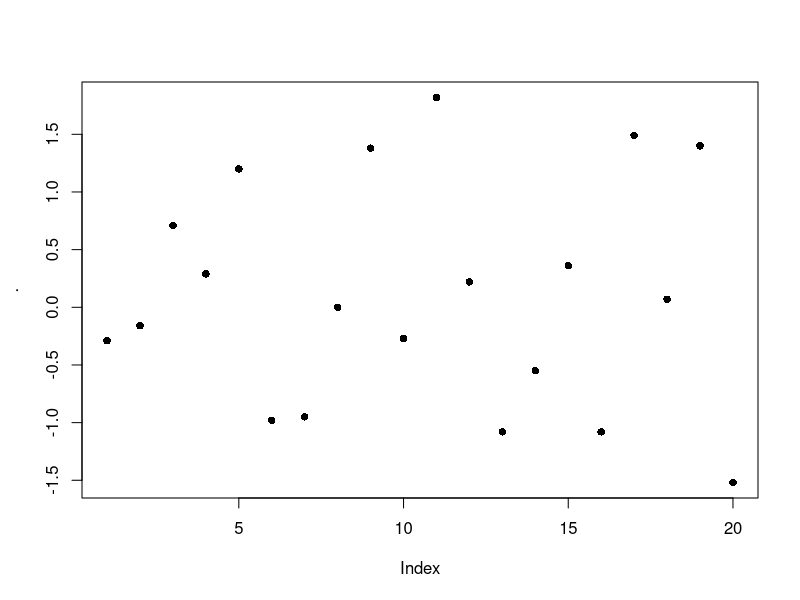
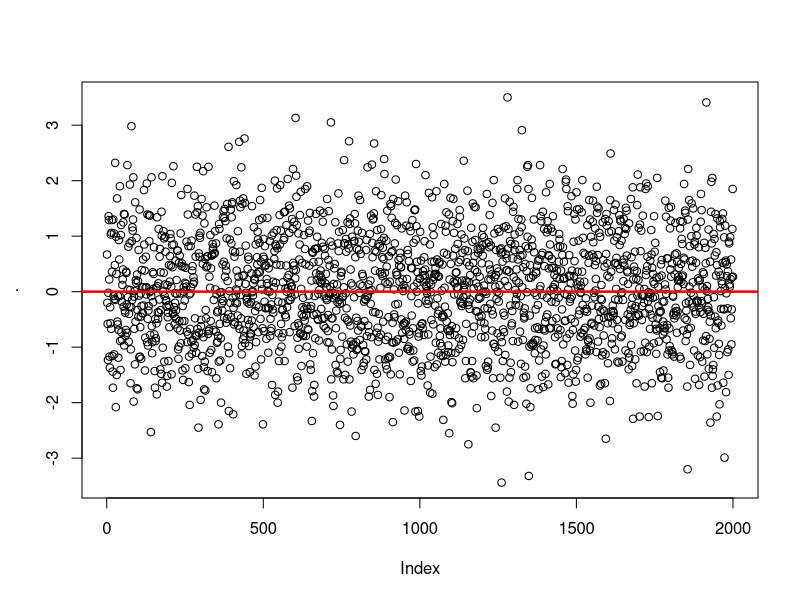

Reproduce these figures in R, in order. (Note: this script raises an error after producing the figures.)
# __________________________________________________________________
# R VOCABULARY 
# __________________________________________________________________

library("dplyr")
library("reshape2")
library("lazyeval")
library("ggplot2")
library("labeling")
library("lubridate")


# help(package="base")
# rm(list=ls())

# TODO: -------
# duplicated, charmatch, aggregate, do.call
# use regular expressions to break filenames into type of file        


# flatten a list: 
(l <- list(item1=4, item2=2, item3=c(100, 200)))  # surrounding with () calls print 
(unlist(l))
(unname(unlist(l)))  # returns numeric vector; also try: unlist(l) %>% unname  


# flattening a list of dates does weird stuff: 
datelist = as.list(c(ymd("2017-01-01"), ymd("2017-01-01")))
unlist(datelist)  # not good 
do.call("c", datelist)  # this is good 


# rep and seq: --------------------
rep(letters[1:3], times=2)  # same as rep(letters[1:3], 2)
rep(letters[1:3], each=2)
rep(letters[1:3], times=2, each=2)
rep(letters[1:3], times=2, each=2, length.out=2)
rep_len(letters[1:3], length.out=40)  # could be useful if you don't know the length of a vector, but you want to keep recycling it until total length reaches a target value. 
rep(letters[1:3], times=(1:3))
rep(letters[1:3], c(1,5,12))

seq(1,26)
seq(1,26,by=3)
seq(1,26, length.out=4)  # generates a sequence of length.out=4 equally spaced values from 1 to 16. (length.out is usually abbreviated to length or len, and seq_len is much faster.)
seq(along.with=month.abb)  # can abbreviate as e.g. seq(month.abb) or seq(letters); verbose alternative: seq(1, length(month.abb))
seq(along.with=rnorm(20))# generates sequence 1,2,3... ending with length(month.abb)
seq(c("apple", "orange", "banana"))

x<-round(rnorm(20), 2); names(x) <- seq(rnorm(20)); x %>% plot(pch=16) 
x<-round(rnorm(2000), 2); names(x) <- seq(rnorm(2000)); x %>% 
  plot(pch=1) %>% abline(h=0, lwd=2.5, col="red")


any(c(rep(FALSE, 9), TRUE))  # any TRUEs in the vector? 
any(c(2<1, 4>5, 6==7))

x <- c(4,3, NA, 1,1,23)
any(is.na(x))  # is.na(x) returns a logical of same length as x 



x<- rnorm(10)
range(x)
all(x < 2)  # x<2 returns a logical vector of same length as x; all(x<2) returns TRUE only if all values are TRUE 
all(x < 2, x > (-2))
all(1<2, 2==2, 3>2)
all(c(TRUE, TRUE, TRUE, FALSE))


4 %in% c(1,1,4,1)  # TRUE 
"s" %in% letters  # TRUE
1:4 %in% 1:10  # returns vector of same length as vector on left side of %in%
c(1:4, 12) %in% 1:10
c("g", 7) %in% letters 


match("s", letters)
match(c("a", "s", "f"), letters)
x <- c(4,3, NA, 1,1,23, NA)
match(NA, x)  # Note that match() only returns first match 


which(c(rep(FALSE, 5), TRUE, rep(FALSE, 4), TRUE))  # Takes a logical vector, returns numeric pointing to positions of TRUE values 
which(c(4==5, 2==3))
which(c(4==5, 2==3, 3==3, 4<5, 9>4))


x <- rep(1.0,10); y <- rep(0.99999999999, 10)
all.equal(target=x, current=y, tolerance = 10^-10)
all.equal(target=x, current=y, tolerance = 10^-20)


identical(2, 2.0)  # TRUE 

set.seed(1)
x <- rnorm(10)
set.seed(1)
y <- rnorm(10)
identical(x,y) # TRUE 


stopifnot(c(TRUE, TRUE))
stopifnot(c(FALSE, TRUE))  # returns an error if not all TRUE 
stopifnot(c(2<3, 4>5))


x <- airquality[, -1] # x is a regression design matrix
y <- airquality[,  1] # y is the corresponding response
stopifnot(complete.cases(y) != is.na(y))  # complete.cases returns a logical 
ok <- complete.cases(x, y)  # returns logical of same length as num rows of x and y
sum(!ok) # how many are not "ok" ? NOTE that "!" on a logical gives its inverse: !c(TRUE, FALSE) = c(FALSE, TRUE)
x <- x[ok,]
y <- y[ok]


# subsetting: -----
# 3 ways of subsetting a df for first column:
airquality[1]  # returns data frame (which is a type of list; subsetting list with [] always gives list)
airquality[[1]]  # returns the *contents* of element 1 in the df - integer atomic vector. [[]] can only return 1 thing 
airquality$Ozone  # returns integer atomic vector. Note that $ is shorthand, where x$y = x[["y", exact=FALSE ]]



cumsum(1:10)  # pseudocode: for i in 1:10, result[1] = i, result[2]=i+result[1]
cumprod(1:10)
cummin(1:10)  # along the entire length of input vector, 1 is min 
cummax(10:1)


# row and column sums, means: ---------------
x <- data.frame(x=rnorm(10)*10, y=rnorm(10)) %>% print 
colSums(x)
rowSums(x) %>% data.frame()

apply(x, 1, mean)  # means of rows 
apply(x, 2, mean)  # means of columns 


# first differencing: -----------
diff(1:10, lag = 1, differences = 1)  # diff gives differecnes between successive elements in a vector 
diff(seq(1,50, by=5), lag=1, differences=1)
(diffs1 <-diff(c(1,5,2,2,10,.5,-1,3,-4,30), lag = 1, differences = 1))
length(diffs1)

# second differencing: 
(diffs2 <-diff(c(1,5,2,2,10,.5,-1,3,-4,30), lag = 1, differences = 2))  
diffs2 == diff(diffs1, lag = 1, differences = 1)  #  setting arg differences > 1 means you recursively apply diff a specified number of times 
length(diffs2)  # note that this has one less element than diffs1

# differencing at lags (i.e. not immediately successive elements)
(diffs3 <-diff(c(1,5,2,2,10,.5,-1,3,-4,30), lag = 2, differences = 1))  
length(diffs3)


# cut a range to get a factor: -------------------
x <- 1:100 
cut(x, breaks=seq(0,100,5), labels= paste("Level", 1:20))  # divide range of x into levels of a factor; 
# note that length of labels is 1 less than length of breaks
# also, first value of breaks is lower than min value of x 
table(cut(x, breaks=seq(0,100,5), labels= paste("Level", 1:20)))



# reorder factor levels using values in another column -------------
# first create data: 
df <- data.frame(area=letters[1:10], 
                 total=c(10,2,1,rnorm(6),20)); df

# graph looks ugly: 
ggplot(df, aes(x=area, y=total)) + geom_bar(stat="identity")

# find order of factor levels that you want: 
order(df$total)  # this gives ascending order; for descending, rev(order(df$total))

# reset factor levels: 
df <- df %>% mutate(area=factor(area, 
                          levels=area[order(df$total)])); df

str(df)  # factor levels reset

# graph again: 
ggplot(df, aes(x=area, y=total)) + geom_bar(stat="identity")  # SUCCESS!


# if there is an obvious way to order your factor levels (e.g. alphabetical), 
# you can try using ordered(): 
# create a factor with default ordering: 
ordered(rep(1:12, length=24))
ordered(c("blue", "green", "yellow"))
ordered(paste0("level_", 1:30))  # doesn't work well 

# let's try again: 
two.digits.numbers <- 
      sapply(1:30, function(x){
            x.char <- as.character(x)
            if (nchar(x.char) < 2){
                  x <- paste0("0", x)
            } else {
                  x <- x.char
            }
            return(x)
      }
      )

ordered(paste0("level_", two.digits.numbers))  # works! 

#**************************************************





#**************************************************
pmin(1:4, 0:3)  # gives "parallel" min - min of each pair of elements, where one element is from vector1, the other from v2. 

x <- sort(rnorm(100));  cH <- 1.35
quantile(x, probs = seq(0, 1, 0.25), na.rm = FALSE, names = TRUE)
# quantiles are cutpoints dividing the range of a probability distribution into contiguous intervals with equal probabilities. 
# quartiles are the three cut points that will divide a dataset into four equal-size groups
pmin(cH, quantile(x)) # no names
pmin(quantile(x), cH) # has names
plot(x=x, y=pmin(cH, pmax(-cH, x)), type = "b", main =  "Huber's function")



# & and && --------
x <- 1 
y <- 1

if (x==1 & y==1){print("yes")} else {print("no")}
if (x==1 && y==1){print("yes")} else {print("no")}
# when x and y are single element vectors, doesn't make a difference 

x <- c(1,1) 
y <- c(1,0)

if (x==1 & y==1){print("yes")} else {print("no")}
# "single &" returns warning: only first element used. Compare with: 
x==1 & y==1  # no warning, but this output can't be used in an if()
               # condition easily 

if (x==1 && y==1){print("yes")} else {print("no")}
# && evaluates left to right examining only the first element of each vector
# Hence, && is preferred in if conditions 

# compare: 
x==1 && y==1
x[2]==1 && y==1  # comparing second element of x (which is first element
                 # of x[2]) with first element of y


# merge: -------------------------------
# merging vectors (doesn't make much sense): 
x <- letters
y <- letters[3:4]
merge(x,y)  # prob not what you want: this is the cartesian product (?) of the 2 sets 


# MERGING DATA FRAMES: -----------
# if the column you're merging on has the same name in both dfs, there's no need to 
# specify by="" argument, because it is automatically interpreted that you are joining on that column 

x <- data.frame(a=letters, b.x=rnorm(26)) %>% print 
y <- data.frame(a=c(letters[3:4], "test"), d.y=rnorm(3), e.y=rep("yo", 3)) %>% print 

merge(x,y)  # inner join; 
merge(x,y, all=TRUE)  # outer join
merge(x,y, all.y=TRUE)  # right join
merge(x,y, all.x=TRUE)  # left join
merge(x,y, all.x=TRUE, all.y=TRUE)  # outer join again




# if the column you're merging on has the diff name in the 2 dfs, you need to specify the 
# by.x and by.y arguments 

x <- data.frame(a=letters, b.x=rnorm(26))
y <- data.frame(a.y=c(letters[3:4], "test"), d.y=rnorm(3), e.y=rep("yo", 3))

merge(x,y, by.x="a", by.y="a.y")  # INNER JOIN 
merge(x,y, all=TRUE, by.x="a", by.y="a.y")  # OUTER JOIN 
merge(x,y, all.y=TRUE, by.x="a", by.y="a.y")  # RIGHT JOIN
merge(x,y, all.x=TRUE, by.x="a", by.y="a.y")  # LEFT JOIN 


#... another example: -----------------
authors <- data.frame(
      surname = I(c("Tukey", "Venables", "Tierney", "Ripley", "McNeil")),
      nationality = c("US", "Australia", "US", "UK", "Australia"),
      deceased = c("yes", rep("no", 4)))
books <- data.frame(
      name = I(c("Tukey", "Venables", "Tierney",
                 "Ripley", "Ripley", "McNeil", "R Core")),
      title = c("Exploratory Data Analysis",
                "Modern Applied Statistics ...",
                "LISP-STAT",
                "Spatial Statistics", "Stochastic Simulation",
                "Interactive Data Analysis",
                "An Introduction to R"),
      other.author = c(NA, "Ripley", NA, NA, NA, NA,
                       "Venables & Smith"))

(m1 <- merge(authors, books, by.x = "surname", by.y = "name"))
(m2 <- merge(books, authors, by.x = "name", by.y = "surname"))


#... merging on dates: --------------
admits <- data.frame(dates = as.Date(c("2017-01-12", "2017-01-15")), 
                     num_cases = c(450,12))
census <- data.frame(dates = as.Date(c("2017-01-12", "2017-01-31")), 
                     num_pts = c(14030, 9912))
date_string <- data.frame(dates = seq(as.Date("2017-01-01"), as.Date("2017-01-31"), by="1 days")) 

# column to match on has same name in all 3 dfs, so no need to specify "by=" argument 
finaldf <- merge(date_string, admits, all.x=TRUE) %>% 
                  merge(census, all.x=TRUE) %>% print 

# if appropriate, replace NAs with zeroes: 
finaldf <- mutate(finaldf, 
                  num_cases=sapply(num_cases, function(x) if(is.na(x)==TRUE){0} else {x}), 
                  num_pts=sapply(num_pts, function(x) if(is.na(x)==TRUE){0} else {x})
                  ) %>% print 

finaldf.m <- melt(mutate(finaldf, dates=as.character(dates))) %>% print 
dcast(finaldf.m, dates ~ variable)  # reverses the melting operation 
dcast(finaldf.m, variable ~ dates)  # reverse rows and columns 


# sort and order: ------------------
x <- c(1,1,3,-1,0,19,1,9,7,32)
sort(x)
sort(x, decreasing=TRUE)
rev(x)  # just reverses arguments 

order(x)  # returns an ordered numeric vector: order(x)[1] returns the position in x where the smallest element in x is found 
x[order(x)]  # arranges x in ascending order 


# Run-length encoding (RLE) is a very simple form of lossless data compression in which runs of data (that is, sequences in which the same data value occurs in many consecutive data elements) are stored as a single data value and count, rather than as the original run
x <- rev(rep(6:10, 1:5))
rle(x)
class(rle(x))  # type of list
rle(x)[1]
unname(unlist(rle(x)[1]))

z <- c(TRUE, TRUE, FALSE, FALSE, TRUE, FALSE, TRUE, TRUE, TRUE)
rle(z)
rle(as.character(z))

x <- c(rep("a", 4), "c", rep("g", 10))
unique(x)

# TABLE ----------------------------------------------
df <- data.frame(a=sample(100,10), 
                 b=sample(2000, 10))
table(df)  # you can call table() on purely numeric data, but it's kinda useless 
table(df$a)  # still useless 

df$c= sapply(1:10, function(x) sample(c("Group1", "Group2"), 1, replace=TRUE))
df

table(df)  # still pretty useless 
table(select(df, a,c))   # possibly useful: this converts the data from "long" to "wide" format; compare with > select(df[order(df$a), ], a,c)
table(select(df, b,c))  # possibly useful 
table(df$c)  # probably the best use of table() for this data 


# Simple frequency distribution:
table(rpois(100, 5))  # n=100, lambda=5
table(state.division, state.region)

with(airquality,
     table(OzHi = Ozone > 80, Month, useNA = "ifany"))  # with() seems to be a 
# precursor to the pipe operator (%>%)


# copy table from R to Excel: ---------------------
df <- data.frame(a=rnorm(20), b= sample(c(TRUE, FALSE), 20, replace=TRUE)) # %>% print
write.table(df, file="clipboard", sep="\t", row.names=FALSE)  # now paste in Excel 

# copy via clipboard from excel to R: 
#select column in excel %>%
x <- readClipboard()


# ifelse() : ------------------------------------
x <- c(6:-4)
sqrt(x)  #- gives warning
sqrt(ifelse(x >= 0, x, NA))  # no warning

## Note: the following also gives the warning !
ifelse(x >= 0, sqrt(x), NA)

l <- sample(c("a", "b", "c"), 1)
ifelse(l >= "b", "high", "low")


# DATES --------------------------------------------
# ...create strings of dates ----
seq(ISOdate(2017,1,1), ISOdate(2017,1,31), by="day") %>% substr(1,11)  # Jan to Feb 

seq(ISOdate(2017,1,1), ISOdate(2017,1,31), by="7 day") %>% 
  substr(1,11)  # only week start dates 

seq(ISOdate(2017,2,1), ISOdate(2017,1,1), by="-1 day") %>% substr(1,11)  # Feb to Jan 

# Note: ISOdate() is a wrapper for strptime()


# Alternatively, you can use as.Date: 
seq(as.Date("2017-01-01"), as.Date("2017-04-05"), by="1 day")

dates <- seq(as.Date("2017-01-01"), as.Date("2017-04-05"), by="7 day")  # only first day of weeks 
date_and_wkday <- data.frame(dates = dates, 
                             days = weekdays(dates)) %>% print 




# ...identify fiscal year from date : -------------------
x <- data.frame(date = c("2013-01-01", "2013-06-06", "2015-02-28", "2015-09-04"), 
                m=rep(NA,2), 
                y=rep(NA,2), 
                fyear = rep(NA,2)); x

for(i in 1:nrow(x)){
      x$m[i] <- substr(x$date[i], 6,7) %>% as.numeric
      x$y[i] <- substr(x$date[i], 1,4) %>% as.numeric
      if(m[i] %in% 4:12){
            x$fyear[i] <- x$y[i]+1
      } else {
            x$fyear[i] <- x$y[i]
      }
}
print(x)

# without extra columns for date and year: 
x <- data.frame(date = c("2013-01-01", "2013-06-06", "2015-02-28", "2015-09-04"), 
                fyear = rep(NA,2)
                ); x

for(i in 1:nrow(x)){
      m <- substr(x$date[i], 6,7) %>% as.numeric
      y <- substr(x$date[i], 1,4) %>% as.numeric
      if(m %in% 4:12){
            x$fyear[i] <- y+1
      } else {
            x$fyear[i] <- y
      }
}
print(x)



# using lubridate package: ----------------------------------------
dates <- c("2017-01-01", "2017-02-01", "2017-08-21")

class(dates)  # "character"


ymd(dates) # %>% class  # "Date"
# this function takes a char and converts to date, using the ymd format to 
# do the conversion. It DOESN'T *cast* to ymd format 

mdy(dates)  # doesn't work 
dates2 <- c('12-31-2017'); class(dates2)
mdy(dates2); class(mdy(dates2))

# convert to time in format hh:mm
timechar <- "12:30"
time <- strptime(timechar, format="%R"); time2
time <- strptime(timechar, format="%I"); time2


# convert ymd to mdy: 
ymd(dates) %>% format('%m%d%Y')

# arithmetic with dates and times: 



# SET OPERATIONS ---------------------------------------------

setA<-c("a", "b", "c", "d", "e")
setB<-c("d", "e", "f", "g")

union(setA,setB)
intersect(setA,setB)
setdiff(setA,setB)  # Note, however, that the difference between two sets is order-dependent. It is the material that is in the first named set, that is not in the second named set. 
setequal(c(setdiff(setA,setB),intersect(setA,setB),setdiff(setB,setA)), 
         union(setA,setB))


# SAMPLE() --------------------------------------------------
sample(10)  # gives permutation of all elements; same as sample(1:10)
sample(10, 1) 
(x <- sample(10, replace=TRUE)); setdiff(1:10, x)
sample(letters, 3)

sample(c("a", "b"),1, prob=c(.9, .1))  # The optional prob argument can be used to give a vector of weights for obtaining the elements of the vector being sampled. They need not sum to one, but they should be non-negative and not all zero.

# create a discrete distribution with specified probabilities:
v <- vector()
for(i in 1:1000){
  v[i] <- sample(c(TRUE, FALSE, "error"), 1, prob=c(.90, .09, .01))
}

table(v) %>% barplot  # plotting with base R 

# plotting with ggplot: 
dat <- as.data.frame(table(v)) %>% melt %>% select(1,3)
ggplot(dat, aes(x=v, y=value)) + 
  geom_bar(stat="identity") + 
  geom_hline(yintercept=0, size=1)



# COMBINATIONS --------------------------------------------------
choose(3,2)  # number of combinations of 2 elements that can be chosen from a set of 3 elements 
choose(10,1); choose(10,2); choose(30,2)

# counting num permutations: 
n <- 10
k <- 5 
choose(n,k)*factorial(k)

par(mfrow=c(2,1))
# graph of num combinations 
sapply(1:10, function(x) choose(10, x)) %>% 
  plot(type='l', main="num permutations, combinations of x objects from a total of 10 objects", 
       xlab = "x", 
       ylab = "num combinations")

# graph of num permutations 
sapply(1:10, function(x) choose(10, x)*factorial(x)) %>% 
  plot(type='l', 
       xlab = "x", 
       ylab = "num permutations")
par(mfrow=c(1,1))


# sample with/without replacement: -----------
sample(10)  # same as sample(1:10); default is replace=FALSE 
sample(10,2)
sample(10,100, replace=TRUE) 
sample(c("hi", "bye"), 30, replace=TRUE)

# simulate 100 rolls of a die: 
sample(6, 100, replace=TRUE) %>% mean
sample(6, 100, replace=TRUE) %>% mean


# find all files in a folder and all subfolders: ---------
setwd("\\\\vch.ca/departments/Projects (Dept VC)/Patient Flow Project/Coastal HSDA/2017 Requests/2017.10.10 LGH redevelopment - patient flow between old and new buildings")
list.files()
list.files(recursive = TRUE)
writeClipboard(list.files(recursive = TRUE))  # paste in notepad

files.df <- data.frame(file=as.character(list.files(recursive = TRUE)))
files.df <- mutate(files.df, 
                   file=as.character(file), # for some reason as.character 
                                              # didn't work above  
                   type=sapply(file, 
                               function(x){
                                     splitname <- strsplit(x, split="\\.") %>% 
                                                unlist %>% unname 
                                     l <- length(splitname)
                                     return(splitname[l])
                               }
                   ))

# examine structure: 
str(files.df)
head(files.df, 10); tail(files.df, 10)  

# get only R files: 
r.files <- filter(files.df, 
                  type=="R") %>% print


# FILL CONTAINER WITH LOOP: ----------------------
# create an empty container and fill it using a loop. We require that any type and any number of objects can be placed in the container, regardless of whether they are numeric or character or logical: 
container <- vector(mode="list")
# container <- list()  # this also seems to work? 

for(i in 1:10){
  x <- rnorm(1)
  print(paste("x=", x))
  if (x < 0.01){
    container[i] <- list(1:10)    
  } else if (x < 0.8) {
    container[i] <- list(rnorm(i))
  } else {
    container[i] <- list(rep("test", i))
  }
}

str(container)
summary(container)



# BUILD A DATAFRAME WITH A LOOP: --------------
# set up empty list: 
datalist = list()

for (i in 1:5) {
      # ... make some data
      dat <- data.frame(x = rnorm(10), y = runif(10))
      dat$i <- i  # maybe you want to keep track of which iteration produced it?
      datalist[[i]] <- dat # add it to your list; NOTE THAT WE USE [[]] !!!!
}

datalist  # each element of hte list is a dataframe 
# compare datalist[1] with datalist[[1]]; first is a list, second is contents 
      # within that list 

# join elements of list into a single df with do.call()
big_data = do.call(rbind, datalist) %>% print 

# alternative without using do.call: 
df1 <- datalist[[1]]
for(i in 2:5) {df1 <- rbind(df1, datalist[[i]])}
df1

identical(big_data, df1)  # TRUE 

# LAPPLY AND FRIENDS: -------------------------------
x <- list(a = 1:10, beta = exp(-3:3), logic = c(TRUE,FALSE,FALSE,TRUE)) %>% print 

# > lapply: -------------
# compute the list mean for each list element
lapply(x, mean)
# median and quartiles for each list element
lapply(x, quantile, probs = 1:3/4)
# Format for lapply is lapply(X, FUN, ...). Note that "probs=1:3/4" is being passed to "..." above, and is "passed to" the function quantile(). 

# > sapply and vapply ------
sapply(x, quantile)
i39 <- sapply(3:9, seq) # list of vectors
sapply(i39, fivenum)  # five number summary as a vector 
vapply(i39, fivenum)
vapply(i39, fivenum,
       c(Min. = 0, "1st Qu." = 0, Median = 0, "3rd Qu." = 0, Max. = 0))  
#^^ 3rd arg is FUN.VALUE: a vector template for the return value from FUN
# vapply is very similar to sapply, but with predefined format for output 




# > using apply to find row/column means -------
apply(x, 1, mean)  # means of rows 
apply(x, 2, mean)  # means of columns 

# > mapply: --------------
# mapply is a multivariate version of sapply
mapply(rep, x = 4:1, times=4:1)
# each iteration, rep takes 2 args one from the first arg from mapply, one 
#     from the second 

mapply(rep, times = 1:4, MoreArgs = list(x = 42))
# MoreArgs is used to pass arguments that are NOT "vectorized over"...? 
mapply(rep, times = 1:4, x=list(x = 42))  # what's the difference? 

mapply(function(x, y) seq_len(x) + y,  # define function to be applied 
       c(a =  1, b = 2, c = 3),  # names from first
       c(A = 10, B = 0, C = -10))
# pseudocode: create sequence of length a=1, then add A=10 to EACH element; 
#             create sequence of length b=2, then add B=0 

rnorms <- data.frame(n=rep(100,2), 
                     mean=c(4,50), 
                     var=c(.5, 3)) %>% print 
mapply(rnorm,
       n=rnorms$n, 
       mean=rnorms$mean, 
       sd=sqrt(rnorms$var)) %>% as.data.frame 

# **********************************
(v <- structure(10*(5:8), names = LETTERS[1:4], 
                types=c("red", "yellow", "blue", "green")))
# structure() returns the given object with further attributes that you can 
# set 

# not entirely sure what's happening here: 
f2 <- function(x, y) outer(rep(x, length.out = 3), y)
(a2 <- sapply(v, f2, y = 2*(1:5), simplify = "array"))
a.2 <- vapply(v, f2, outer(1:3, 1:5), y = 2*(1:5))
stopifnot(dim(a2) == c(3,5,4), all.equal(a2, a.2),
          identical(dimnames(a2), list(NULL,NULL,LETTERS[1:4])))

# ...sampling distribution of sample mean of exp r.v.: ----
replicate(10000, mean(rexp(10))) %>% hist

# using ggplot: 
df <- replicate(10000, mean(rexp(10))) %>% as.data.frame  
colnames(df) <- "value"

p1 <- ggplot(df, aes(x=value)) + 
  geom_histogram(aes(y=..count..)) + # not really necessary to specify 
  # aes(y=..count..), but good to be explicit. You can just give 
  # "+ geom_histogram() +"  ...
  scale_x_continuous(limits=c(0,3), 
                        labels=seq(0,3, .25), breaks=seq(0,3, .25)) + 
  geom_hline(yintercept=0, size=1) + 
  theme(axis.text.x=element_text(size = 16),
        axis.title.x=element_text(size=20), 
        axis.text.y=element_text(size=14), 
        axis.title.y=element_text(size=18), 
        strip.text.x=element_text(size=18));p1

# add density: 
(p2 <- p1 + geom_density(aes(y=..density..*900), size=1, colour="blue", alpha=.8))

p3 <- ggplot(df, aes(x=value)) + 
  geom_density(aes(y=..density../sum(..density..))); p3 
#   geom_histogram(aes(y=..density../sum(..density..)), fill=NA, colour="black")


# summary(p1); summary(p2)


# ... use lapply to create multiple distribution curves: -----

# create input vector: 
input=seq(-4,4, length=1000)

# define dist function family: X~N(0, 1/n): 
fx <- function(n, input_vector){
      dnorm(input_vector, mean=0, sd=(1/sqrt(n)))  # change to pnorm() to get CDFs 
}

# create data frame with x and f(x) values for different values of n: 
normal_curves <- lapply(seq(1:20), fx, input_vector=input) %>% 
      # "input_vector=x" => specify that second arg of fx always 
      # takes value x
      as.data.frame

colnames(normal_curves) <- paste0("n", 1:20)
normal_curves <- mutate(normal_curves,
                        x=input) %>%  # x is input vector
                  select(21,1:20)

str(normal_curves)

# putting data in long form to allow facetting by value of n: 
normal_curves_long <- melt(normal_curves, id.vars = "x")
str(normal_curves_long)

p1 <- ggplot(normal_curves_long, aes(x=x, y=value, group=variable)) + 
      geom_line() + 
      geom_text(data=filter(normal_curves_long,
                            x>=1 & x<=1.01),  # filtering to get single point from each                                                  curve 
                aes(label=variable), 
                col="red") ; p1 

# splitting data frames with split( ) :  --------------------------
split(mtcars, mtcars$cyl)

# example from split( ) help: 
require(stats); require(graphics)
n <- 10; nn <- 100
g <- factor(round(n * runif(n * nn)))  # 1000 integer values between 0:10  
x <- rnorm(n * nn) + sqrt(as.numeric(g))  # 1000 random values 
xg <- split(x, g)  %>% print  # note that each vector is of a different length 
boxplot(xg, col = "lavender")  # when g is large, sqrt(g) is large, so x values 
      # are higher 

sapply(xg, length)  # how many values in each group? lapply() %>% unlist( )
      # also works: 
# lapply(xg, length) %>% unlist
sapply(xg, mean)  # mean x value by level of g
# lapply(xg, mean) %>% unlist 


### Calculate 'z-scores' by group (standardize to mean zero, variance one)
z <- unsplit(lapply(split(x, g), scale), g)

# same thing, using pipes: 
z <- split(x,g) %>%  # split by levels of g 
      lapply(scale) %>%  # apply function scale() to each component 
      unsplit(g)   # combine back into a vector
plot(z)


# and check that the within-group std dev is indeed one:  
tapply(z, g, sd)  
# Interpretation: tapply takes 2 vectors, *splits* the first according to levels of 
# the second (thus creating a "ragged array"), then it *applies* a function to 
# each component, then it *combines* the results back into a vector.


# scale(x, center = TRUE, scale = TRUE): -----------
# If center is TRUE then centering is done by subtracting the column 
# means (omitting NAs) of x from their corresponding columns, and if 
# center is FALSE, no centering is done. 
# You can also supply a numeric vector of same length as num cols of x 
# to specify a particular value to subtract from each column entry. 
# 
# If scale is TRUE then scaling is done by dividing the (centered) 
# columns of x by their standard deviations if center is TRUE, and 
# the root mean square otherwise.


# Pattern Matching and Replacement -------------------------------
# grep(value = FALSE) returns a vector of the indices of the elements of x that yielded a match (or not, for invert = TRUE. This will be an integer vector unless the input is a long vector, when it will be a double vector.                                                                                            

# grep(value = TRUE) returns a character vector containing the selected elements of x (after coercion, preserving names but no other attributes).

# grepl returns a logical vector (match or not for each element of x).

grep("[a-z]", letters)
grep("May", month.abb, invert=TRUE)  # find months that are NOT "May"
grep("wed", tolower(c("Monday", "Tuesday", "Wednesday")))
grep(c("wed", "mon"), tolower(c("Monday", "Tuesday", "Wednesday")))  # In grep(c("wed", "mon"), tolower(c("Monday", "Tuesday", "Wednesday"))):argument 'pattern' has length > 1 and only the first element will be used

charmatch(c("mon", "wed"), tolower(c("Monday", "Tuesday", "Wednesday", "Monday")))
# note that charmatch can take more than one element in its first argument. However, its rules for return values are a bit strange: 
      # if unique exact match OR (unique partial match and no exact match) -> 
            # match index returned
      # if multiple exact OR multiple partial -> 0 returned 
      # if no match, then nomatch argument value returned 
      # Thus, charmatch can be useful in seeing whether a value can be used 
            # as a unique identifier?? 

grep("o", letters)  # 15
grep("o", "food")  # 1
grep("o", c("food", "wood"))  # 1,2 
grep("o", c("food", "wood"), value=TRUE)
grepl("o", c("food", "wood"))

# note that "food" is a single element, which does contain an "o", so we get 1 returned. The 2 "o"s in food are not counted seperately. To do that, try: 

countOs <- function(x){
  require("dplyr", lib="H:/R packages")
  
  x.split <- strsplit(x, split=NULL) %>% unlist 
  
  returnOs <- function(x1){
    x2 <- tolower(x1)
    if(x2=="o"){1}
    else{0}
  }
  
  sapply(x.split, returnOs) %>% sum
}

# test function: 
test_countOs <- function(){
  sapply(list("hi", "hO", "OOoo", "yo", "only one", "frib", "N00", "123"),
         countOs)
}
test_countOs()

# apply the function: 
countOs("food")  # 2
countOs("Markov chains were introduced by Andrei Andreevich Markov (1856-1922) and were named in his honor.")  # 5 

# note how the function "countOs" promotes modularity and abstraction in the code: it is completely self-contained, so it doesn't need to refer to a function or object defined anywhere else, so you can use it in any environment. Just give it the input it expects and it will give you the output you expect. This is how you keep code from getting ridiculously complicated and interconnected. 

gsub("g", "Goose", letters)
gsub("g", NA, letters)

strings <- c("foo", "foo", "bar", "foo", "qux")
sub("foo", "yib", strings) 
gsub("foo", "yib", strings) 
# what's the difference between sub and gsub? 

# FUNCTIONS ------------------------------------------

# Use of "...": --------------------------------------
f <- function(...){
  list(...)
}
# f takes a variable number of arguments (i.e. user can put in anything they like there), then just lists what those arguments were. 


# TEST CASES: 
# function call: 
f(x=2, l=TRUE)

# Another function: 
f2 <- function(x,y, ...){
  print(x/y)
  otherArgs <- list(...)
  print(otherArgs)
  if (length(list(...)) > 0){
      if (any(unlist(list(...)))){
          print("At least one TRUE in otherArgs")
      } else {
          print("No TRUEs in otherArgs")
      }
  } else {
      print("No TRUEs in otherArgs")
  } 
}

# function call:
f2(1,5,TRUE, FALSE)
f2(1,5)
f2(1,5,FALSE, FALSE)

# Using ... in a useful way: ----------------------------------

# write a function that drops extreme values, then returns quantiles:
# in general, this approach could be useful because you can build in several steps into a single function (step1: drop extreme values, step2: calculate quantiles). However, you need a way to pass in arguments that will be used in later steps. That's what "..." is for. 

x <- rnorm(50)

f3 <- function(x){
  x2 <- sort(x)
  lower.limit <- quantile(x2, prob=.1)
  upper.limit <- quantile(x2, prob=.9)
  x3 <- x2[x2>lower.limit & x2<upper.limit]
  quantile(x3)
}

f3(x)  # compare with quantile(x)
f3(x, probs=c(.25, .5, .75))  
# Error in f3(x, probs = c(0.25, 0.5, 0.75)): unused argument (probs = c(0.25, 0.5, 0.75))

# To prevent the error, we need to rewrite f3 to allow it to take extra arguments: 

f4 <- function(x, ...){
  x2 <- sort(x)
  lower.limit <- quantile(x2, prob=.1)
  upper.limit <- quantile(x2, prob=.9)
  x3 <- x2[x2>lower.limit & x2<upper.limit]
  otherargs <- list(...)
  
  if(!is.null(otherargs)){
#     print(otherargs)  # note that this is just printed, not returned by the function
  }
  
  if(!is.null(otherargs$probs)){
#     print(quantile(x3, probs=otherargs$probs))
    quantile(x3, probs=otherargs$probs) %>% unlist
  } else {
#     print(quantile(x3))
#     print("default probs used")
    quantile(x3) %>% unlist
  }
}

# FUNCTION CALLS: 
f4(x)  # compare with quantile(x)
f4(x, probs=c(.08, .35, .57, .75, .99))  # compare with quantile(x, probs=c(.08, .35, .57, .75, .99))
f4(x, probs=c(.08, .35, .57, .75, .99), na.rm=TRUE)

# note what we can do with function f4: 
vectors <- vector(mode="list")
for(i in 1:10000){
  vectors[i] <- list(rnorm(500))
}

result <- lapply(vectors, f4, probs=c(.08, .35, .57, .75, .99), arg=NULL) %>%
  as.data.frame
names(result) <- paste0("sample_", 1:length(vectors))
str(result)
summary(result)
# result

result.long <-  melt(result) %>% 
  mutate(probs=as.factor(rep(c(.08, .35, .57, .75, .99), length(vectors)))) %>% 
  select(variable, probs, value)
str(result.long)
head(result.long, 100)

# quick analysis: 
boxplot(result.long$value)
filter(result.long, probs==.08) %>% select(value) %>% boxplot 
plot(value~probs, data=result.long)

# using ggplot: 
p1 <- ggplot(result.long, aes(x=probs, y=value)) + 
  geom_boxplot()  
#   facet_wrap(~probs, ncol=2)
p1


p08 <- filter(result.long, probs==.08) %>% select(value) %>% unlist
p57 <- filter(result.long, probs==.57) %>% select(value) %>% unlist

plot(p57~p08)

# ...rationale-----------------------------------------------------------
# without f4, how would you do this? First loop over vectors to remove extremes, then loop over the result to calculate quantiles. Okay, but what if there were e.g. 10 intermediate steps requiring a different function for each? It would be very inelegant to have to write 10 loops and keep passing the result from one to the next. 

# Instead, we can put all the intermediate functions inside f4, and pass their arguments to them through f4!!! 




# RESHAPE PACKAGE:  ---------------------------------------------
# Melting: going from wide to long 
head(airquality)
aql <- melt(airquality) # [a]ir [q]uality [l]ong format; no ID vars
head(aql)
aql[c(1:5, 154:158, 307:311), ]  

# using Month and Day as ID vars: 
aql <- melt(airquality, id.vars = c("Month", "Day"), 
            variable.name = "climate_variable", 
            value.name = "climate_value")
head(aql)  # note that long data is grouped by measured variable name, and that id vars repeat after all data on one single measured variable name: e.g. month=5, day=1 will appear next to "Ozone" var, then again next to "Solar.R". This is how rows/tuples for particular (Ozone, Solar.R, etc.) values are recorded; otherwise there would be no way to know which values were associated with others. 

# only id vars get column names named after them. All other vars are in the "variable" column, which we've renamed to "climate_variable"
summary(aql)
aql[c(1:5, 154:158, 307:311, 460:464), ]


# In reshape2 there are multiple cast functions. Since you will most commonly work with data.frame objects, we'll explore the dcast function.

# Casting: going from long to wide: 
aql <- melt(airquality, id.vars = c("Month", "Day"))
aqw <- dcast(aql, Month + Day ~ variable)  # Month & Day remain as columns (with duplicates removed), while the distinct names in variable "swing out" to create new column names. The arguments on the left refer to the ID variables and the arguments on the right refer to names the measured variables. Everything not in the equation is assumed to be a column of values. 
head(aqw)


dcast(aql, Month ~ variable + Day)  # wide format with each day a column: e.g Month=5, var="Ozone" and Day=1 gets 1 column; Month=5, var="Ozone" and Day=2 gets another, etc. 
# "Month ~ variable + Day" ==> LHS args specify how many rows in output; RHS args specify how many columns 
dcast(aql, Month ~ variable)  # "Aggregation function missing: defaulting to length". E.g. for month=5 and column=Ozone, there are now 31 values; we can't display 31 values in a cell, so we default to aggregating by counting 


dcast(aql, Month ~ variable, fun.aggregate = mean, 
      na.rm = TRUE)  # Averages by month
dcast(aql, Day ~ variable, fun.aggregate = mean, 
      na.rm = TRUE)  # Averages by day of month, across months. 


# NOTE: the above could have been done with dplyr::group_by() and summarize(): 
# however, this is more tedious because every var has to be named
# group_by(airquality, Month) %>% summarize(mean(Ozone, na.rm=TRUE), 
#                                           mean(Solar.R, na.rm=TRUE),
#                                           mean(Wind, na.rm=TRUE),
#                                           mean(Temp, na.rm=TRUE)) %>% 
#                                     as.data.frame 




## ...another example: means by day of week----------------------
days.of.week <- weekdays(Sys.Date()+0:6)  # list of days in the week 

data <- data.frame(var1=rnorm(7000, mean=50,sd=4), 
                   var2=rpois(7000, lambda=3), 
                   day=rep(days.of.week, 1000))
head(data, 50)

# MELT: 
longdata <- melt(data)
# head(longdata)
# longdata[c(1:8, 7001:7008), ]  # note that long data is grouped by measured variable name, and that id vars repeat after all data on one single measured variable name 

# CAST: 
# avg.by.day <- dcast(longdata, day ~ variable)  # Aggregation function missing: defaulting to length
avg.by.day <- dcast(longdata, day ~ variable, 
                    fun.aggregate=mean, 
                    na.rm=TRUE)
avg.by.day

# ...playing with the example ---------------------------------------------
# let's see if means of var1 differ across days 
anova.model1 <- lm(value~day, data=filter(longdata, variable=="var1"))
summary(anova.model)  # compare with "avg.by.day" Note that avg.by.day is easier to read. 

p1 <- ggplot(avg.by.day, aes(x=day, y=var1)) + 
  geom_bar(stat="identity")  
#   scale_y_continuous(limits=c(49.7, 50.1))  # not sure why the bars disappear when I do this 
p1

(p1zoom <- p1 + coord_cartesian(ylim=c(49.88, 50.1)))  # Setting limits on the coordinate system will zoom the plot (like you're looking at it with a magnifying glass), and will not change the underlying data like setting limits on a scale will.



# DPLYR PACKAGE: -------------------------------------

# group_by( ): --------------
# converts df to tbl, with meta-instruction to do all subsequent operations in terms of groups. Note that on its own, group_by does not do any operation; it is usually used in conjunction with summarize()

mtcars
group_by(mtcars, cyl)  # a tibble, with instructions to do subsequent operations in terms of groups of cyl 
group_by(mtcars, cyl) %>% as.data.frame  # identical to initial df 


# ...comparing summarize() on grouped versus original df: ----------
grouped <- group_by(mtcars, cyl)

summarize(grouped, mean(hp)) %>% as.data.frame # compare with following: 
summarize(mtcars, mean(hp))

summarize(grouped, mean(hp), sd(hp), mean(disp), sd(disp)) %>% 
      as.data.frame
# compare with following: 
summarize(mtcars, mean(hp), sd(hp), mean(disp), sd(disp))


# ...try alternative groupings: --------------------------
(grouped_by_cyl <- group_by(mtcars, cyl) %>% 
       summarize(mean(hp), sd(hp))) %>% as.data.frame
(grouped_by_gear <- group_by(mtcars, gear) %>% 
       summarize(mean(hp), sd(hp))) %>% as.data.frame

# grouped on 2 vars: 
(grouped_by_gear_and_cyl <- group_by(mtcars, gear, cyl) %>% 
       summarize(mean(hp), sd(hp))) %>% as.data.frame

# checking result of grouping on 2 vars: 
filter(mtcars, gear==3) %>% select(cyl) %>% arrange(cyl) %>% unique 
filter(mtcars, gear==4) %>% select(cyl) %>% arrange(cyl) %>% unique 
filter(mtcars, gear==5) %>% select(cyl) %>% arrange(cyl) %>% unique 

# find how many rows in particular combinations: 
count(mtcars, cyl)
count(mtcars, cyl, gear)

# another option to count rows: 
mtcars %>% group_by(cyl, gear) %>% summarise(n= n() ) 

#replace() ----
head(mtcars); str(mtcars)
cyl_order <- order(mtcars$cyl)
mtcars2 <- mtcars[cyl_order,]

# replace cylinder value of 4 with 99999
mtcars2 %>%
      mutate(hp=replace(hp, cyl==4, 99999),  # replace values 
                                    # in cyl column where value in 
                                    # cyl column ==4 
                                    # NOTE: you could also replace 
                                    # values in some other column where
                                    # cyl==4
             brands=rownames(mtcars)) %>%
      select(12,1:11) %>% 
      as.data.frame %>% print 


